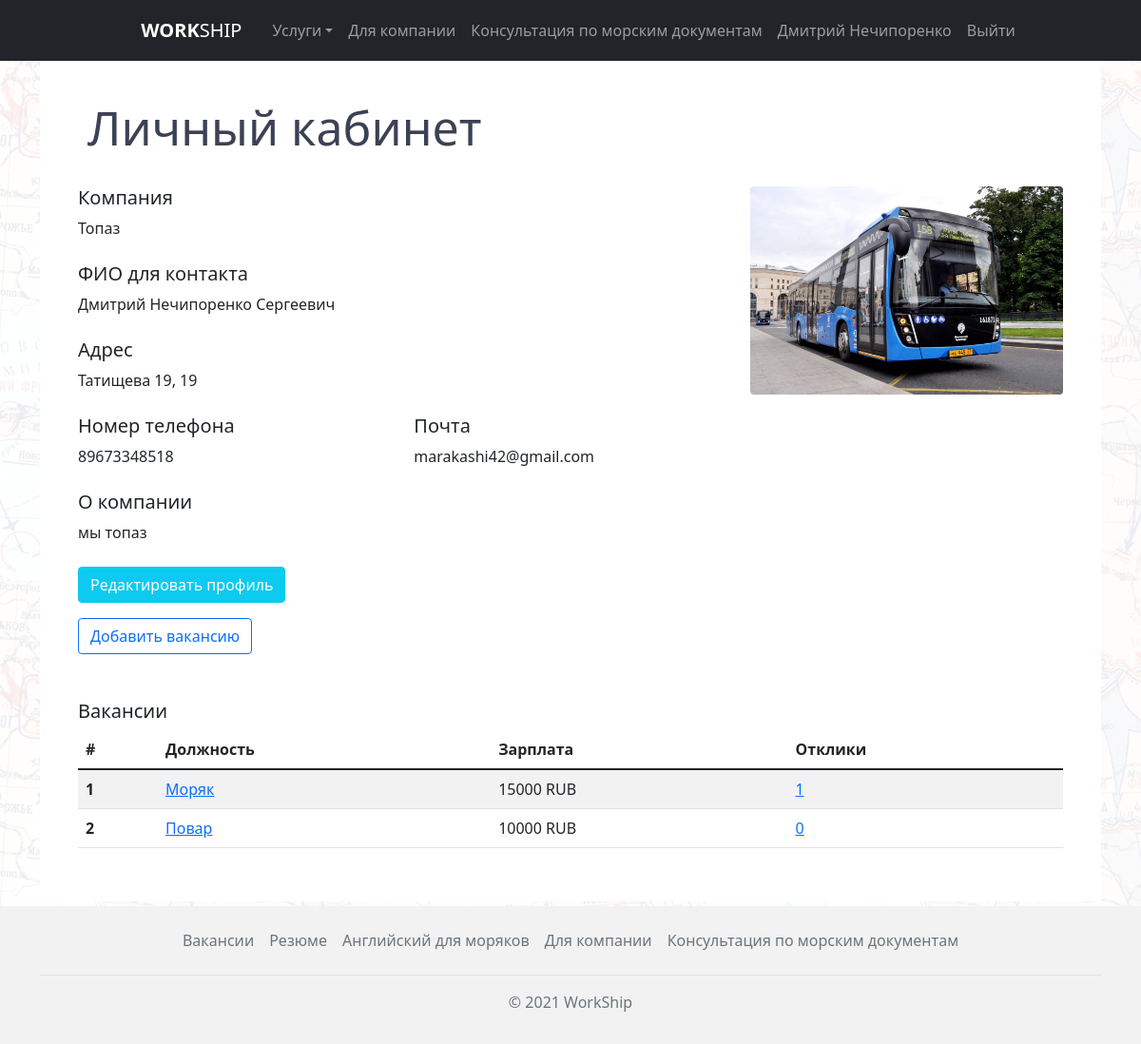
/personalaccount/ (signed in), run on the app's committed database.
### main/models.py (models this page shows)
class CompanyProfile(models.Model):
    user = models.OneToOneField(User, on_delete=models.CASCADE)
    company_name = models.CharField(verbose_name='Название компании', max_length=255)
    logo = models.ImageField(verbose_name='Логотип компании', upload_to=image_directory_path, storage=image_storage, default='defaultuser.png')
    address = models.CharField(verbose_name='Адрес', max_length=255)
    about = models.TextField(verbose_name='О компании')
    contact_patronymic = models.CharField(verbose_name='Отчество', max_length=255)
    phone_number = models.CharField(verbose_name='Номер телефона', max_length=12)

### vacancies/models.py (models this page shows, shortened)
class Vacancy(models.Model):
    user = models.ForeignKey(User, on_delete=models.CASCADE)
    title = models.CharField('Должность', max_length=255)
    salary = models.CharField('Зарплата', max_length=255)
    vessel_type = models.CharField('Тип судна', max_length=255, default="")
    date_start = models.DateField('Дата посадки')
    landing = models.CharField('Место посадки', max_length=255, default="")
    contract_term = models.CharField('Срок контракта', max_length=255, default="")
    image = models.ImageField(verbose_name='Изображение', upload_to=image_directory_path, storage=image_storage, default='defaultuser.png')
    time_create = models.DateTimeField('Дата создания', auto_now_add=True, null=True)
    time_update = models.DateTimeField('Дата изменения', auto_now=True, null=True)
    is_published = models.BooleanField('Публикация', default=True)
    def get_absolute_url(self):
        return reverse('vacancies_detail', kwargs={'vacancy_id': self.pk})
    class Meta:
        verbose_name = 'Вакансия'
        verbose_name_plural = 'Вакансии'
        ordering = ['-time_create', 'title']

### personal_account/views.py (the view)
# urls.py: path('', personal_account_home, name='personal_account_home'),
@login_required
def personal_account_home(request):
    seaman_profile = Profile.objects.filter(user=request.user)
    company_profile = CompanyProfile.objects.filter(user=request.user)
    if seaman_profile:
        summaries = Summary.objects.filter(user=request.user).annotate(responses_count=Count('vacancyresponses', filter=Q(vacancyresponses__from_company=True)))
        context = {
            'profile': seaman_profile.get(),
            'summaries': summaries
        }
        return render(request, 'personal_account/personal_seaman_account.html', context=context)
    elif company_profile:
        vacancies = Vacancy.objects.filter(user=request.user).annotate(responses_count=Count('vacancyresponses', filter=Q(vacancyresponses__from_company=False)))
        context = {
            'profile': company_profile.get(),
            'vacancies': vacancies
        }
        return render(request, 'personal_account/personal_company_account.html', context=context)

### personal_account/templates/personal_account/personal_company_account.html (shortened to what this page needs)
{% extends 'main/layout.html' %}
{% block content %}
<div class="container">
      <div class="wrapper">
          <div class="vacancies__header">
            <h2>Личный кабинет</h2>
          </div>
                <div class="row mb-5">
                    <div class="col-8">
                      <div class="row my-4">
                            <div class="col-12">
                                <h5>Компания</h5>
                                {{ profile.company_name }}
                            </div>
                        </div>
                        <div class="row my-4">
                            <div class="col-12">
                                <h5>ФИО для контакта</h5>
                                {{ request.user.get_full_name}} {{ profile.contact_patronymic }}
                            </div>
                        </div>
                        <div class="row my-4">
                            <div class="col-12">
                                <h5>Адрес</h5>
                                {{ profile.address }}
                            </div>
                        </div>
                        <div class="row my-4">
                            <div class="col-6">
                                <h5>
                                    Номер телефона
                                </h5>
                                {{ profile.phone_number }}
                            </div>
                            <div class="col-6">
                                <h5>
                                    Почта
                                </h5>
                                {{ request.user.email }}
                            </div>
                        </div>
                        <div class="row my-4">
                            <div class="col-12">
                                <h5>О компании</h5>
                                {{ profile.about }}
                            </div>
                        </div>
                        <div class="row mb-3">
                            <div class="col-6">
                                <a href="{% url 'edit_company' %}" class="btn btn-info text-white">Редактировать профиль</a>
                            </div>
                        </div>
                        <div class="row">
                            <div class="col-6">
                                <a href="{% url 'vacancies_add' %}" class="btn btn-outline-primary">Добавить вакансию</a>
                            </div>
                        </div>
                    </div>
                    <div class="col-4 my-4">
                        <img src="{{ profile.logo.url }}" class="rounded mx-auto d-block img-fluid" alt="company logo">
                    </div>
                </div>
                <div class="row my-6">
                    <div class="col-12 my-6">
                        <h5>
                            Вакансии
                        </h5>
                        <table class="table table-striped table-hover">
                            <thead>
                                <tr>
                                    <th scope="col">#</th>
                                    <th scope="col">Должность</th>
                                    <th scope="col">Зарплата</th>
                                    <th scope="col">Отклики</th>
                                </tr>
                            </thead>
                            <tbody>
                            {% for vacancy in vacancies %}
                               <tr>
                                    <th scope="row">{{ forloop.counter }}</th>
                                    <td><a href="{{ vacancy.get_absolute_url }}">{{ vacancy.title }}</a></td>
                                    <td>{{ vacancy.salary }}</td>
                                    <td><a href="{% url 'vacancies_responses' vacancy.id %}">{{ vacancy.responses_count }}</a></td>
                                </tr>
                          {% endfor %}
                            </tbody>
                        </table>
                    </div>
                </div>
      </div>
</div>
{% endblock %}

### main/templates/main/layout.html (shortened to what this page needs)
{% load static %}
<!DOCTYPE html>
<html lang="en">
  <head>
    <link rel="stylesheet" href="https://use.fontawesome.com/releases/v5.15.4/css/all.css">
    <link href="https://cdn.jsdelivr.net/npm/bootstrap@5.1.1/dist/css/bootstrap.min.css" rel="stylesheet">
    <link rel="stylesheet" href="{%  static 'main/style/css/style.css' %}">
  </head>
  <body>
  <div class="bg-map">
    <header class="p-1 bg-dark text-white">
      <div class="container">
        <nav class="navbar sticky-top navbar-expand-lg navbar-dark bg-dark justify-content-md-center">
          <div class="d-flex flex-wrap">
            <a href="{% url 'home' %}" class="navbar-brand h5 d-flex align-items-center mb-2 mb-lg-0 mx-4 text-white text-decoration-none"> <b>WORK</b>SHIP</a>
            <div class="collapse navbar-collapse" id="navbarSupportedContent">
              <ul class="navbar-nav me-auto mb-2 mb-lg-0">
                <li class="nav-item dropdown"><a class="nav-link dropdown-toggle" href="#" id="navbarDropdown" role="button" data-bs-toggle="dropdown" aria-expanded="false">Услуги</a>
                </li>
                <li class="nav-item"><a class="nav-link" href="{% url 'company_home' %}">Для компании</a></li>
                <li class="nav-item"><a class="nav-link" href="{% url 'seaman_home' %}">Консультация по морским документам</a></li>
                {% if request.user.is_authenticated %}
                  {% if request.user.is_staff %}
                    <li class="nav-item"><a class="nav-link" href="{% url 'admin:index' %}">{{ request.user.get_full_name}}</a></li>
                  {% else %}
                    <li class="nav-item"><a class="nav-link" href="{% url 'personal_account_home' %}">{{ request.user.get_full_name}}</a></li>
                  {% endif %}
                  <li class="nav-item"><a class="nav-link" href="{% url 'logout' %}">Выйти</a></li>
                {% else %}
                  <li class="nav-item"><a class="nav-link" href="{% url 'login' %}">Авторизация</a></li>
                {% endif %}
              </ul>
            </div>
        </nav>
      </div>
    </header>
<main>
    {% block content %}
    {% endblock %}
</main>
    <footer class="footer py-3" style="position: absolute; bottom: 0; width: 100%">
      <div class="container">
        <ul class="nav justify-content-center border-bottom pb-3 mb-3">
          <li class="nav-item"><a href="#" class="nav-link px-2 text-muted">Вакансии</a></li>
          <li class="nav-item"><a href="#" class="nav-link px-2 text-muted">Резюме</a></li>
          <li class="nav-item"><a href="#" class="nav-link px-2 text-muted">Английский для моряков</a></li>
          <li class="nav-item"><a href="#" class="nav-link px-2 text-muted">Для компании</a></li>
          <li class="nav-item"><a href="#" class="nav-link px-2 text-muted">Консультация по морским документам</a></li>
        </ul>
        <p class="text-center text-muted">© 2021 WorkShip</p>
      </div>
    </footer>
      </div>
  </body>
</html>

### main/static/main/style/css/style.css (style rules this page uses)
* { padding: 0; margin: 0; -webkit-box-sizing: border-box; box-sizing: border-box; font-family: "Segoe UI", Tahoma, Geneva, Verdana, sans-serif; scroll-behavior: smooth; }
html, body { height: 100%; }
html main, body main { height: 100%; padding-bottom: 150px; }
footer { background-color: #f2f2f2; }
.wrapper { padding: 40px; height: 100%; background-color: #fff; }
.bg-map { position: relative; min-height: 100%; }
.bg-map::after { content: ""; background: url(../../img/map1942.jpg); background-repeat: repeat; -webkit-background-size: auto auto; background-size: auto; opacity: 0.07; top: 0; left: 0; right: 0; bottom: 0; position: absolute; z-index: -10; }
.vacancies__header h2 { font-weight: 400; font-size: 50px; margin-left: 10px; color: #3c4255; }

### data on the page
CompanyProfile: company_name "Топаз", contact_patronymic "Сергеевич", address "Татищева 19, 19", phone_number "89673348518", about "мы топаз", logo (picture)
Vacancy: title "Моряк", salary "15000 RUB", responses_count "1"
Vacancy: title "Повар", salary "10000 RUB", responses_count "0"

### other printed values
{{ request.user.get_full_name }} "Дмитрий Нечипоренко"
{{ request.user.email }} "marakashi42@gmail.com"
